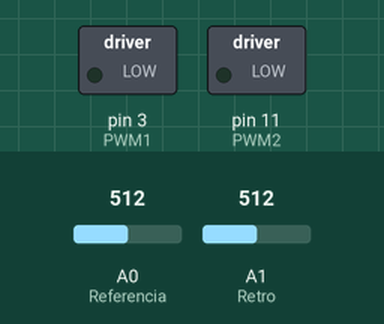
This sketch was run on a simulated Arduino Uno, built with avr-gcc and run on an emulated ATmega328P. Shown: switched loads named in the sketch (green lamp = pin HIGH). Inputs (shaded band) come from the test bench; at power-on: A0 (Referencia) = 512, A1 (Retro) = 512. What the sketch prints to the serial monitor is not drawn.

Above: at 1.2 s.
1.3 s: A0 (Referencia) set to 528
At 2.9 s:
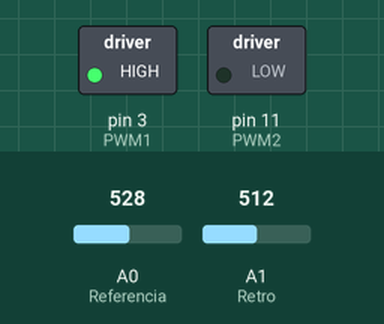
3.2 s: A0 (Referencia) set to 0
At 3.5 s:
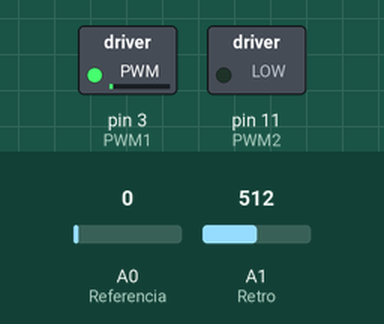
Timing chart, 0 to 6.2 s (numbered marks = the images above; inputs shaded):
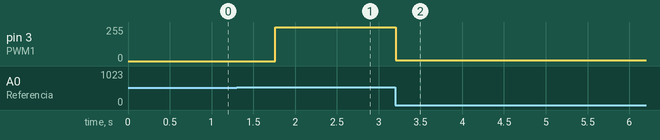

The sketch:

Control_Velocidad_PID.ino
```cpp
//Programa para determinar con que voltaje promedio Inicia a girar el motor.
const int PWM1=3;
const int PWM2=11;
const int Referencia=A0;
const int Retro=A1;
int Valor_ref,Valor_retro;
//float K=9.7313,KD=0.1460,Error=0;
float K=1,KD=0,Error=0;
int Valor_Inicial_1=0,Margen_Pot=3,U;//Pot es entrada analogica de la velocidad;
float Error_Presente=0,Error_Pasado=0;
float dif,Ts;
unsigned long Tiempo_Inicial,Tiempo_Final,Tiempo;
float Valor_PWM=0;//Valor con que se manda el PWM.
const float factor=10000;
void setup() {
  // Inicializa el pin 5 y 6
  Serial.begin(9600);
  pinMode(PWM1, OUTPUT);
  pinMode(PWM2, OUTPUT);
         Serial.print("K=");
         Serial.print(K);//Valor que Amplifica el error.
         Serial.print("KD=");
         Serial.print(KD);//Valor que Amplifica derivada del error.
         Serial.print(",Margen Potenciometro=");
         Serial.println(Margen_Pot);//VariaciÃ³n con la que comienza a validar el error en el ADC.
         Serial.flush();
         Tiempo_Inicial=micros();
}
void loop() {
  // put your main code here, to run repeatedly:
      if (Serial.available()>0){
      int opcion=Serial.parseInt();  // recibe un byte de la memoria intermedia serie
       if(opcion==1){
          K=Serial.parseInt()/factor;//Valor que Amplifica el error.
          KD=Serial.parseInt();//Valor con que inicia el PWM.
          Margen_Pot=Serial.parseInt();//VariaciÃ³n con la que comienza a validar el error en el ADC.
          if (Serial.read()=='r'){
           Serial.println("Datos U, Margen y Valor Inicial Recibidos.");
          }
        }
        else if (opcion==2){
         K=Serial.parseInt()/factor;
         if (Serial.read()=='r'){
           Serial.println("Dato K Recibido.");
          }
        }
        else if (opcion==3){
         KD=Serial.parseInt()/factor;
         if (Serial.read()=='r'){
           Serial.println("Dato KD Recibido.");
          }
        }
        else if (opcion==4){
         Margen_Pot=Serial.parseInt();
         if (Serial.read()=='r'){
           Serial.println("Dato Margen Potenciometro Recibido.");
          }
        }
         Serial.print("K=");
         Serial.print(K);
         Serial.print(",KD=");
         Serial.print(KD);
         Serial.print(",Margen Potenciometro=");
         Serial.println(Margen_Pot);

         Serial.print("U=");
         Serial.print(U);
         Serial.print("Error=");
         Serial.print(Error);
         Serial.print("Tiempo=");
         Serial.print(Tiempo);
         Serial.print("Derivada=");
         Serial.print(dif);
         Serial.print("Valor PWM=");
         Serial.println(Valor_PWM);
         Serial.flush();
       }
  ///Obtencion del error y control P.
  Tiempo_Final=micros();
  //Cálculos del tiempo.
  Tiempo=Tiempo_Final-Tiempo_Inicial;
  //k1=K+TD*K/Ts;
  //k2=k*TD/Ts;
  //Cálculos del tiempo.
  Tiempo_Inicial=micros();
  Valor_ref=analogRead(Referencia);//ObtenciÃ³n del valor de referencia al cual se quiere llegar.
  Valor_retro=analogRead(Retro);//ObtenciÃ³n del valor de retroalimentaciÃ³n en el cual se estÃ¡.
  ////
  //Ts=Tiempo/1000000;
  //dif=(Error_Presente-Error_Pasado)/Ts;
  dif=(Error_Presente-Error_Pasado)*1000000/Tiempo;
  ///
  Error_Pasado=Error;
  Error=Valor_ref-Valor_retro;
  Error_Presente=Error;
  U=K*Error+KD*dif;
  Giro_motor(U,Margen_Pot);
  delay(5);
}

void Giro_motor(int U_1,int Margen_Pot_1){
//Valor_PWM=map(U, 0, 1023, 0, 127)+127;

   ///Marcar límites de la salida.
   if (U_1>1023)
    U_1=1023;
   else if (U_1<-1023)
    U_1=-1023;
   //Determina el valor del PWM y el Giro.
   if(U_1>Margen_Pot_1){//Reducción de Velocidad
    Valor_PWM=Valor_PWM+map(U_1,1, 1023, Valor_Inicial_1, 255);
    if (Valor_PWM>255){
     Valor_PWM=255;
    }
    analogWrite(PWM1,Valor_PWM);
   }
   else if(U_1<-Margen_Pot_1){//Aumento de Velocidad
    Valor_PWM=Valor_PWM-map(-U_1,1, 1023, Valor_Inicial_1, 255);
    if (Valor_PWM<5){
     Valor_PWM=5;
    }
    analogWrite(PWM1,Valor_PWM);
   }
   else{//No gira
    Valor_PWM=Valor_PWM;
   }
}
```

Measured:
- the behaviour switches between 517 and 518 on A0 (Referencia) (found by bisection; images 0 and 1)
- after the input at 1.3 s, pin 3 (PWM1): 0/255 → 255/255 after 0.46 s
- after the input at 3.2 s, pin 3 (PWM1): 255/255 → 5/255 at once
